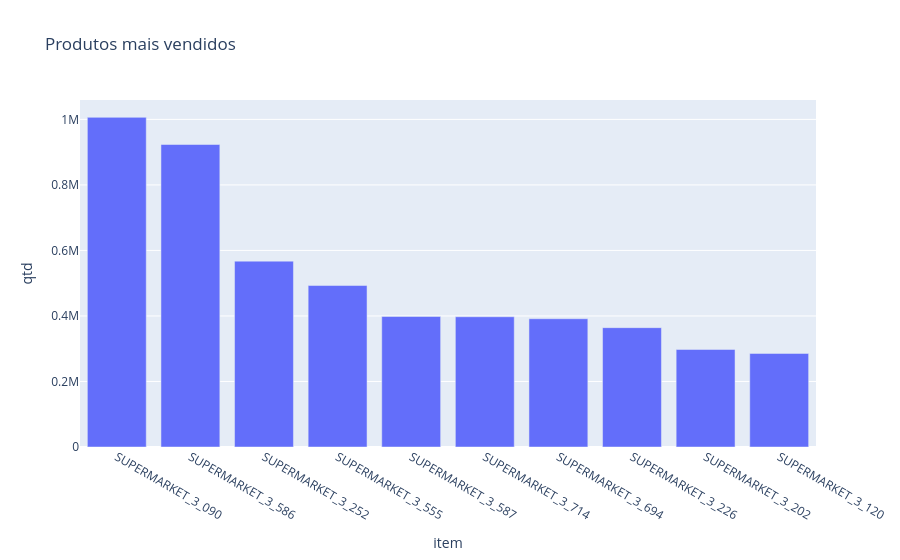

Notebook code cell kept with this figure:
### Code cell
# Dashboard 4: Produtos mais vendidos
top_products = sales_data.groupby('item')['qtd'].sum().nlargest(10).reset_index()
fig4 = px.bar(top_products, x='item', y='qtd', title='Produtos mais vendidos')
fig4.show()

### Figure 1 — Plotly figure (JSON) as saved in the notebook; plotly's stock layout.template omitted (floating-point values rounded to 4 significant figures)
{"data": [{"alignmentgroup": "True", "hovertemplate": "item=%{x}<br>qtd=%{y}<extra></extra>", "legendgroup": "", "marker": {"color": "#636efa", "pattern": {"shape": ""}}, "name": "", "offsetgroup": "", "orientation": "v", "showlegend": false, "textposition": "auto", "type": "bar", "x": ["SUPERMARKET_3_090", "SUPERMARKET_3_586", "SUPERMARKET_3_252", "SUPERMARKET_3_555", "SUPERMARKET_3_587", "SUPERMARKET_3_714", "SUPERMARKET_3_694", "SUPERMARKET_3_226", "SUPERMARKET_3_202", "SUPERMARKET_3_120"], "xaxis": "x", "y": [1006219, 923318, 567306, 492870, 398261, 397574, 391494, 364280, 297743, 285617], "yaxis": "y"}], "layout": {"autosize": true, "barmode": "relative", "legend": {"tracegroupgap": 0}, "title": {"text": "Produtos mais vendidos"}, "xaxis": {"anchor": "y", "autorange": true, "domain": [0, 1], "range": [-0.5, 9.5], "title": {"text": "item"}, "type": "category"}, "yaxis": {"anchor": "x", "autorange": true, "domain": [0, 1], "range": [0, 1059000.0], "title": {"text": "qtd"}, "type": "linear"}}}
